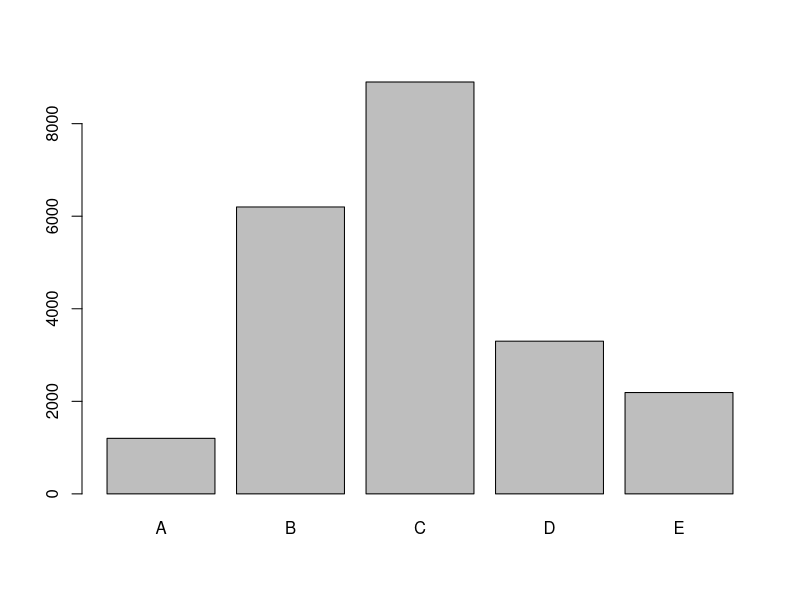
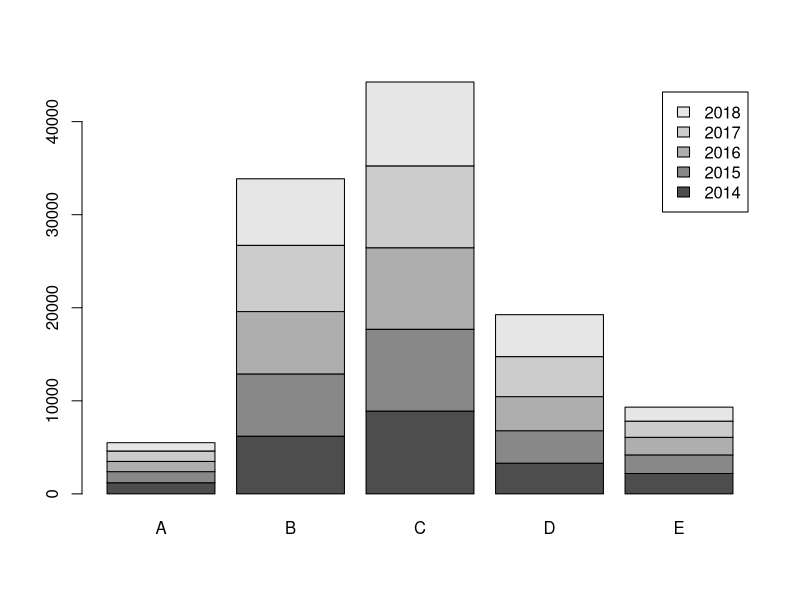
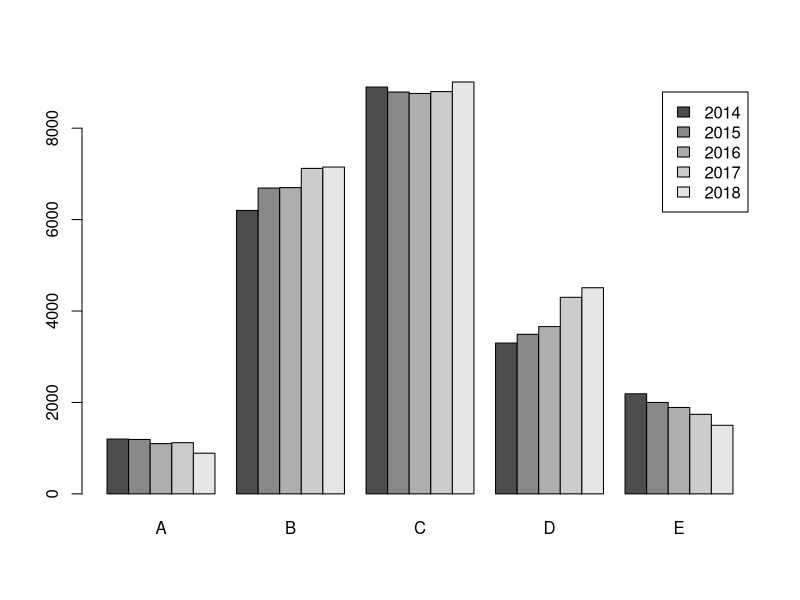
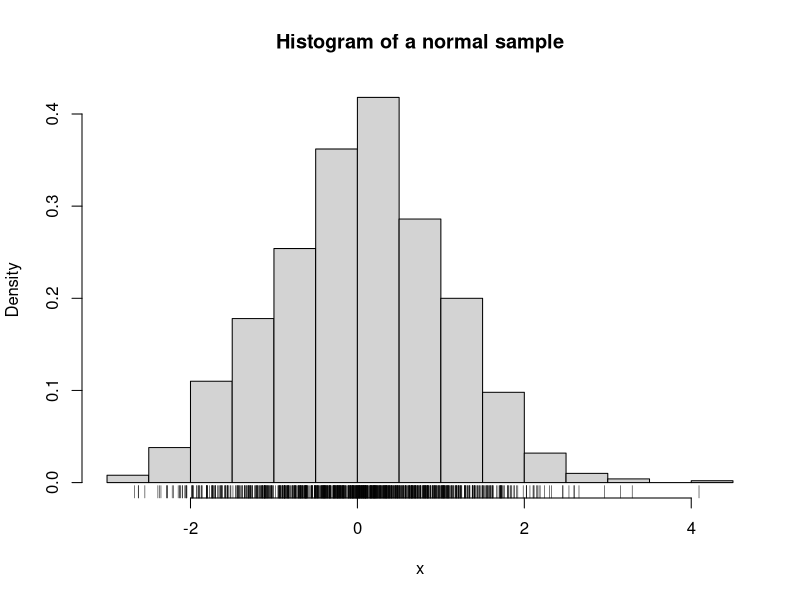
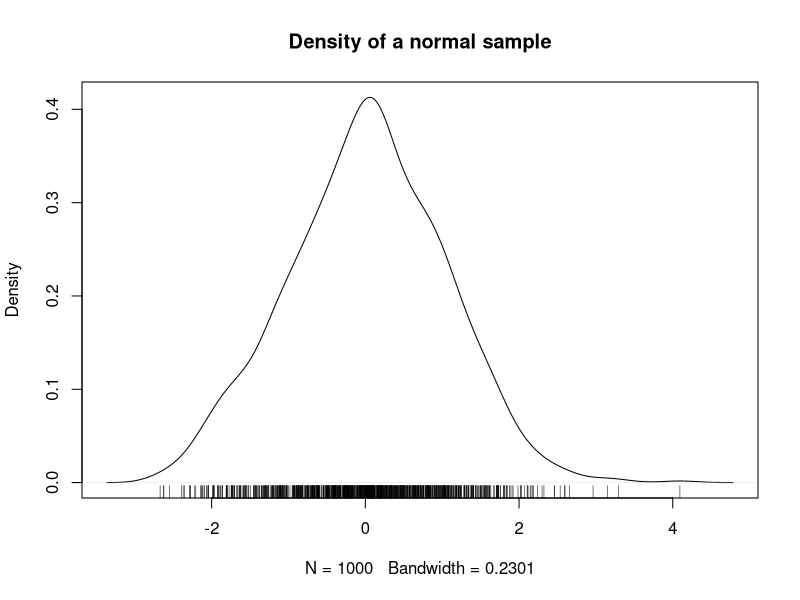
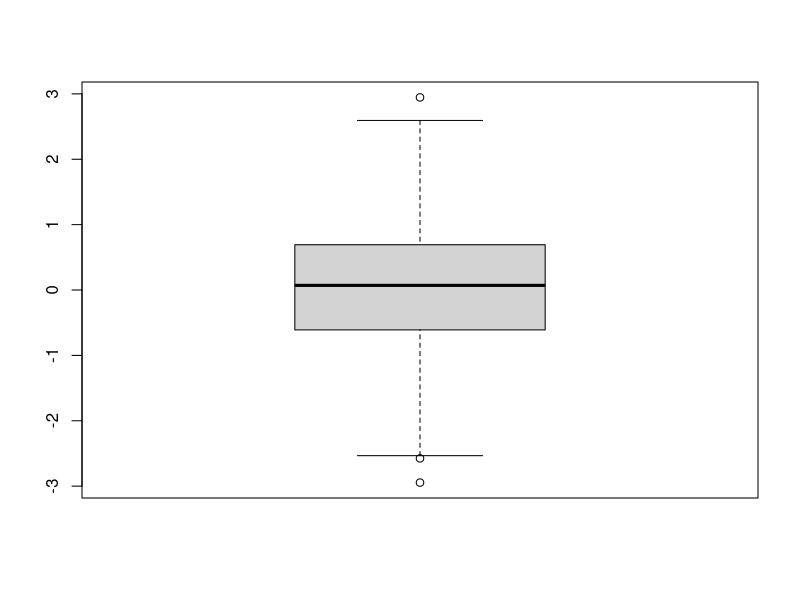
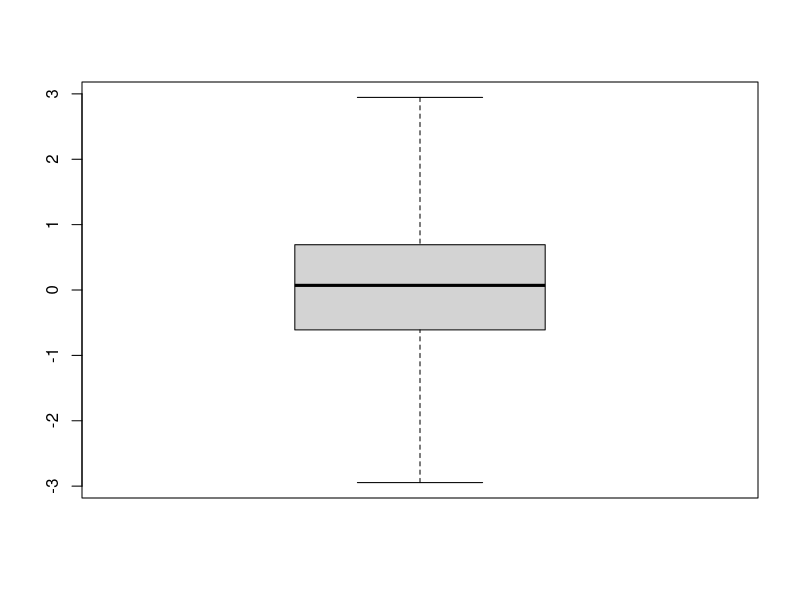
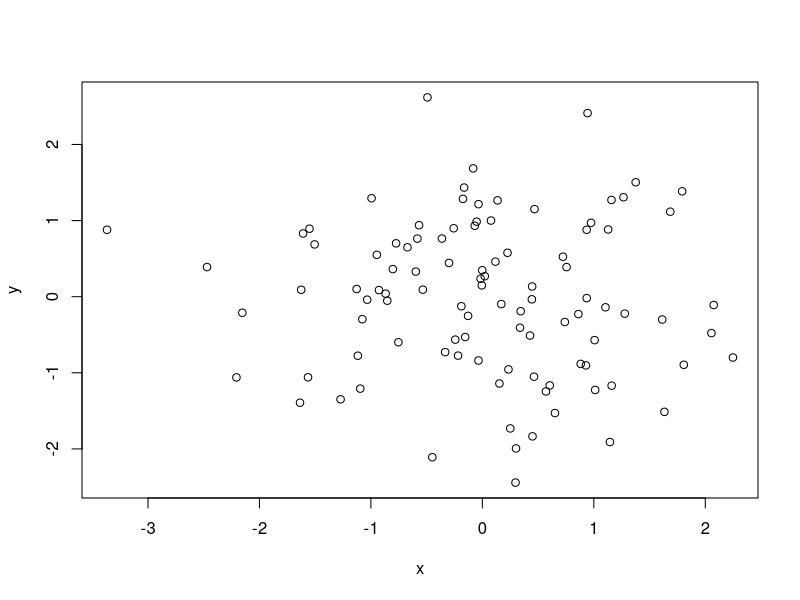

These charts were generated, in order, by the following R code:
## ---- chunk 1
knitr::opts_chunk$set(cache = FALSE, message = FALSE, warning = FALSE)
## ---- chunk 2
sqrt(2) ^ 2 == 2
## ---- chunk 3
x = TRUE
y = TRUE
# first solution
(x | y) & !(x & y)
# second solution
(x & !y) | (y & !x)

x = TRUE
y = FALSE
(x | y) & !(x & y)
(x & !y) | (y & !x)

## ---- chunk 4
NA & TRUE
NA & FALSE
NA | TRUE
NA | FALSE
!NA

2^1024
1/0
0 / 0
Inf - Inf
## ---- chunk 5
x = 42  # my favourite
x <- 42 # this is the politically correct one!
42 -> x # used rarely

# print x
x
# print structure of x (with type)
str(x)
## ---- chunk 6
# double (double-precision number)
x = 108.801
typeof(x)

# integer (integer number)
x = 108L
typeof(x)

# character (a string of characters)
x = "108L"
typeof(x)

# logical (a Boolean, either TRUE or FALSE)
x = TRUE
typeof(x)

## ---- chunk 7

# create a vector with c() function
c(1, 3, 5, 7)

# concatenate vectors
c(c(1, 3), c(5, 7))

# element-wise sum
c(1, 2, 3, 4) + c(10, 20, 30, 40)

# recyclying
10 + c(1, 2, 3, 4)

# element-wise product
c(1, 2, 3, 4) * c(10, 20, 30, 40)

# recyclying
10 * c(1, 2, 3, 4)

# scalar product (the result is a 1x1 matrix)
c(1, 2, 3, 4) %*% c(10, 20, 30, 40)

## ---- chunk 8
x = c(TRUE, FALSE, TRUE, FALSE)
(y = !x) # also prints result
x & y
x | y
xor(x, y)

## ---- chunk 9
primes = c(2, 3, 5, 7, 11, 13, 17, 19, 23, 29)
primes[5]
primes[c(1, 5, 10)]
primes[-1]
primes[-c(1, 5, 10)]
primes > 15
primes[primes > 15]
# modify the vector
primes[primes > 15] = Inf
primes
## ---- chunk 10
x = c(TRUE, TRUE, FALSE, FALSE)
# how many TRUE?
sum(x)
# how many TRUE on average
mean(x)
## ---- chunk 11
x = c(a = 1, b = 2, c = 3)
# or
x = c(1, 2, 3)
names(x) = c("a", "b", "c")
x["a"]
x[c("a", "b")]
## ---- chunk 12
# vector
x = 0:100

# even 
x[x %% 2 == 0]

# even or divisible by 5
x[x %% 2 == 0 | x %% 5 == 0]

# odd and divisible by 7
x[x %% 2 == 1 & x %% 7 == 0]
## ---- chunk 13
n = 109
n == 2L || all(n %% 2:(n-1) != 0)

n = 111
n == 2L || all(n %% 2:(n-1) != 0)

## ---- chunk 14
x = factor(c("male", "female", "female", "male", "male"))
x
typeof(x)
levels(x)

# if you use values that are not levels 
# a warning is issued and a NA is generated
x[1] = "unknown"
x
## ---- chunk 15
# create a list
l = list(thing = "hat", size = 8.25, female = TRUE)

# print the list
l
str(l)

# an element
l$thing
l[[1]]

# a sublist
l[c("thing", "size")]
l[c(1, 2)]
## ---- chunk 16
# a sublist containing the first element of the list
l[1]
typeof(l[1])

# the first element of the list
l[[1]]
typeof(l[[1]])
## ---- chunk 17
l = list(1, list(1, 2, 3), list("a", 1, list("TRUE", "FALSE")))
str(l)
## ---- chunk 18
l = list(1, list(1, 2, 3), list("a", 1, list("TRUE", "FALSE")))
## ---- chunk 19
l = list(1, list(1, 2, 3), list("a", 1, list("TRUE", "FALSE")))
l[[2]]
l[[2]][[1]]
l[[3]][[3]][[1]]
## ---- chunk 20
substance = 
  list(immaterial = "spirit", 
       material = list(
                   body = list(
                     inanimate = "mineral", 
                     animate = list(
                       living = list(
                         insensitive = "plant", 
                         sensitive = list(
                           irrational = "beast", 
                           rational = 
                             list(human = c("Arendt", "Butler", "Barad"))))))))

str(substance)

substance$material$body$animate$living$insensitive
## ---- chunk 21
# by row
M = matrix(data = 1:9, nrow = 3, byrow = TRUE)
M

# by column (the default)
N = matrix(data = 1:9, ncol = 3)
N

nrow(M)
ncol(M)
dim(M)
## ---- chunk 22
M

# element in row 1 and column 2
M[1, 2]

# first row
M[1, ]

# first column
M[ ,1]

# sub-matrix
M[1:2, 1:2]
M[-3, -3]

# diagonal
diag(M)
## ---- chunk 23
P = matrix(data = runif(9), nrow = 3, byrow = TRUE)
P

# add column
cbind(P, c(0, 0, 0))

# modify matrix
P
P = cbind(P, c(0, 0, 0))
P

# add row
P = rbind(P, c(0, 0, 0, 0))
P

## ---- chunk 24
M
N

# element-wise sum
M + N

# element-wise product
M * N

# matrix product
M %*% N

# matrix transpose
M
t(M)

# matrix inverse
C = matrix(c(1,0,1, 1,1,1, 1,1,0), nrow=3, byrow=TRUE)
D = solve(C)
D
D %*% C
C %*% D

# linear systems C x = b
C
b = c(2, 1, 3)
# the system is:
# x1      + x3 = 2
# x1 + x2 + x3 = 1
# x1 + x2      = 3
x = solve(C,b)
x
C %*% x

# matrix spectrum
spectrum = eigen(C)
# columns are the eigenvectors
spectrum$vectors
# eigenvalues
spectrum$values

# check 
x = spectrum$vectors[, 1]
lambda = spectrum$values[1]
lambda * x
C %*% x




## ---- chunk 25
C = matrix(c(1,0,1, 1,1,1, 1,1,0), nrow=3, byrow=TRUE)

(v = eigen(C)$values)

sum(v)
sum(diag(C))

prod(v)

## ---- chunk 26
name = c("John", "Samuel", "Uma", "Bruce", "Tim")
age = c(23, 31, 17, 41, 25)
married = c(TRUE, FALSE, FALSE, TRUE, TRUE)

pulp = data.frame(name, age, married)
pulp
## ---- chunk 27
# first row
pulp[1, ]

# first column
# matrix style
pulp[ ,1]
pulp[, "name"]
# list style (remember a data frame is a list)
pulp$name 
pulp[[1]]

# filtering
pulp[pulp$name == "Uma", ]
pulp[pulp$age < 18, ]
pulp[married == TRUE, "name"]

## ---- chunk 28
pulp[married == FALSE & age >= 18, "name"]

## ---- chunk 29
# a data frame
Venus = data.frame(
  x = c(17, 19), 
  y = c("Hello", "Venus")
)

# a data frame
Jupiter = data.frame(
  x = c(21, 23), 
  y = c("Hello", "Jupiter")
)

# a nested data frame
# I() treats the object â€˜as isâ€™
worlds = data.frame(
  x = I(list(Venus, Jupiter)), 
  y = c("Hello", "Worlds")
)

str(worlds)

worlds$x[[1]]
worlds$x[[2]]

## ---- chunk 30
x = 49
if (x %% 7 == 0) x else -x
## ---- chunk 31
x = 108
i = 2
while (i <= x/2) {
 if (x %% i == 0) print(i)
 i = i + 1;
}  

for (i in 2:(x/2)) {
  if (x %% i == 0) print(i)
}

## ---- chunk 32
df = data.frame(
  a = rnorm(10),
  b = rnorm(10),
  c = rnorm(10),
  d = rnorm(10)
)

# we know the sequence and output lengths
# create a vector of a given size
output = vector("double", ncol(df))  
for (i in 1:ncol(df)) {               
  output[i] = mean(df[[i]])          
}
## ---- chunk 33
# we know the sequence length but we do NOT know the output length (slow solution)
means = c(0, 1, 2)
# a vector of doubles of length 0
output = double() 
for (i in 1:length(means)) {
  n = sample(1:100, 1)
  # dynamically increase the vector (slow)
  output = c(output, rnorm(n, means[i])) 
}

# create a list with length(means) elements (faster solution)
output = vector("list", length(means))
for (i in 1:length(means)) {
  n = sample(1:100, 1)
  output[[i]] = rnorm(n, means[i])
}
# unlist the list into a vector
output = unlist(output)  

## ---- chunk 34
# we do not know the sequence length
# iterate until a sequence of Heads of length difficulty is found
flips = 0
nheads = 0
difficulty = 10

while (nheads < difficulty) {
  if (sample(c("T", "H"), 1) == "H") {
    nheads = nheads + 1
  } else {
    nheads = 0
  }
  flips = flips + 1
}
flips
## ---- chunk 35
x = 1:100

# compute the sum (bad)
s = 0
for (i in 1:length(x)) {               
  s = s + x[i]
}
s

# compute the sum (good)
sum(x)

# even faster
n = length(x)
n * (n+1) / 2

## ---- chunk 36
log
args(log)
log(x = 128, base = 2)
log(base = 2, x = 128)
log(128, 2)
log(2, 128)
log(128)
## ---- chunk 37
euclidean = function(x=0, y=0) {sqrt(x^2 + y^2)}

euclidean(1, 1)
euclidean(1)
euclidean()

## ---- chunk 38
# xor
'%()%' = function(x, y) {(x | y) & !(x & y)}

TRUE %()% TRUE 
TRUE %()% FALSE
FALSE %()% TRUE
FALSE %()% FALSE

## ---- chunk 39
factorial = function(x) {
 if (x == 0) 1 else x * factorial(x-1)
}
factorial(5)
## ---- chunk 40
# compute the sum of applications of f up to n
g = function(f, n) {
 sum = 0
 for (i in 1:n) sum = sum + f(i)
 return(sum)
}
 
g(factorial, 5)

## ---- chunk 41
df = data.frame(
  a = rnorm(10),
  b = rnorm(10),
  c = rnorm(10),
  d = rnorm(10)
)

# apply mean to each column of data frame, returns a list
lapply(df, mean)

# apply mean to each column of data frame, returns an atomic vector
sapply(df, mean)

# apply to a vector
sapply(1:100, function(x) {x^2})

mtx <- cbind(
  a = rnorm(10),
  b = rnorm(10),
  c = rnorm(10),
  d = rnorm(10)
)


# apply mean to each column of matrix, returns an atomic vector
apply(mtx, 2, mean)

# apply mean to each row of matrix, returns an atomic vector
apply(mtx, 1, mean)



## ---- chunk 42
power = function(A, n) {
  k = nrow(A)
  I = diag(k)
  if (n == 0) return(I)
  if (n == 1) return(A)
  B = A
  for (i in 2:n) {
    B = B %*% A 
  }
  return(B)
}

A = matrix(c(1,2,0, 0,3,0, 0,5,1), nrow=3, byrow=TRUE)
power(A, 5)

## ---- chunk 43
det = function(A) {
  v = eigen(A)$values
  return (prod(v))
}

detn = function(A, n) {
  v = eigen(A)$values
  return (prod(v)^n)
}

(A = matrix(c(1,2,0, 0,3,0, 0,5,1), nrow=3, byrow=TRUE))


det(A)
detn(A, 5)


## ---- chunk 44

# a data matrix
M = matrix(c(
   c(1200, 1190, 1100, 1120, 890),
   c(6200, 6690, 6700, 7120, 7150),
   c(8900, 8790, 8760, 8800, 9010),
   c(3300, 3490, 3660, 4300, 4510),
   c(2190, 2000, 1890, 1740, 1500)), ncol = 5
)  

# give names to rows
rownames(M) = 2014:2018
# give names to columns
colnames(M) = LETTERS[1:5]
M

# barplot
barplot(M[1,])


# stacked barplot
barplot(M, legend=TRUE)

#  juxtaposed barplot
barplot(M, beside=TRUE, legend=TRUE)

## ---- chunk 45
# histogram
x = rnorm(1000)
hist(x, probability=TRUE, main="Histogram of a normal sample")
## add distribution
rug(x)

# density plot
plot(density(x), main="Density of a normal sample")
rug(x)

## ---- chunk 46
# boxplot
# If range is positive, the whiskers extend to the most extreme 
# data point  which is no more than range times the interquartile 
# range from the box.  A value of zero causes the whiskers to extend 
# to the data extremes.
x = rnorm(1000)
boxplot(x, range = 1.5)
boxplot(x, range = 0)

## ---- chunk 47
# scatter plot
x = rnorm(100)
y = rnorm(100)
plot(x, y)

y = x + runif(100)
plot(x, y)


